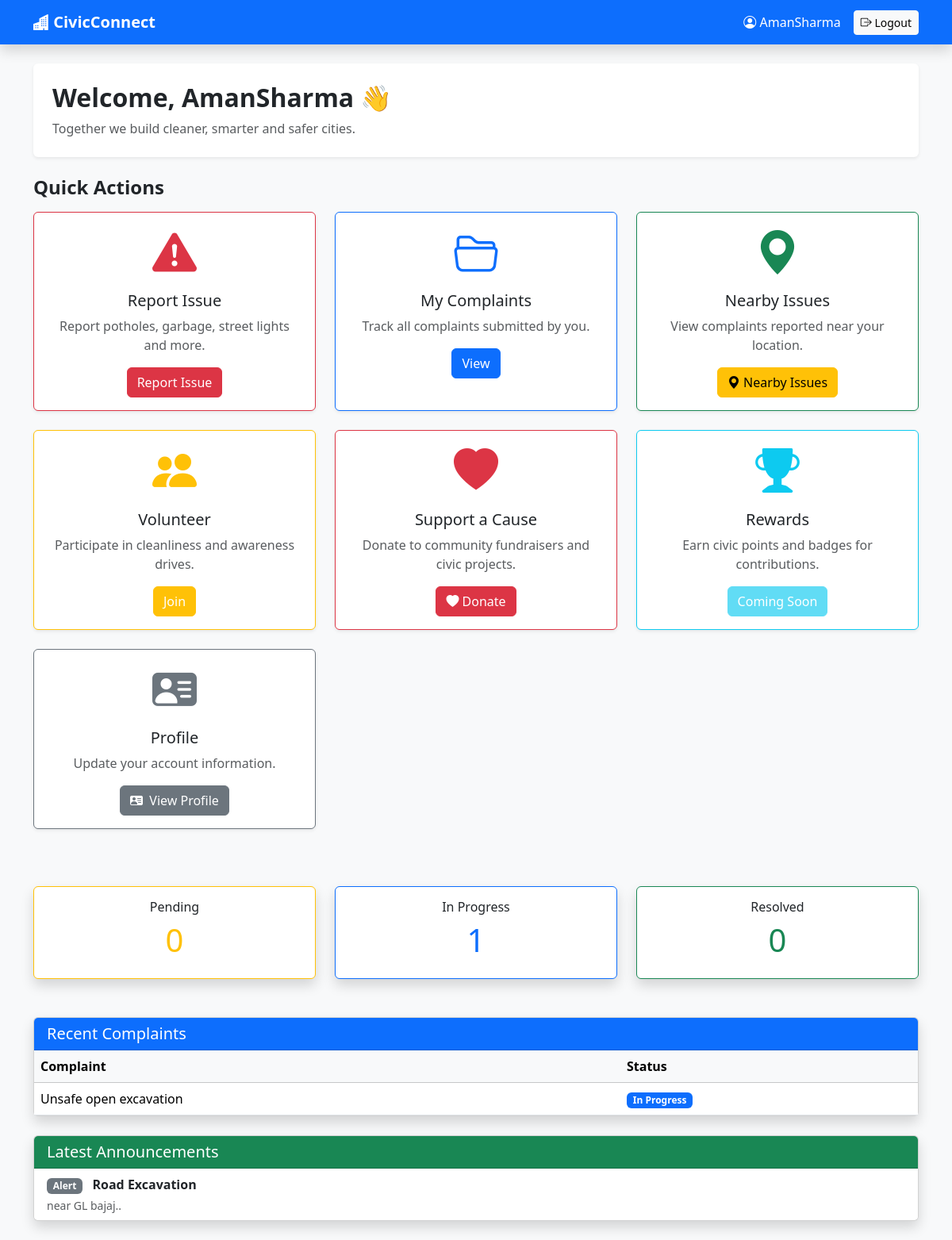
The page /dashboard (signed in) on the database its author committed.
### app.py (models this page shows)
class Complaint(db.Model):
    id = db.Column(db.Integer, primary_key=True)
    title = db.Column(db.String(150), nullable=False)
    description = db.Column(db.Text, nullable=False)
    category = db.Column(db.String(50), nullable=False)
    location = db.Column(db.String(255), nullable=False)
    latitude = db.Column(db.Float, nullable=False)
    longitude = db.Column(db.Float, nullable=False)
    image = db.Column(db.String(255))          # Before image
    status = db.Column(
        db.String(30),
        default="Pending"
    )
    citizen_id = db.Column(
        db.Integer,
        db.ForeignKey("user.id"),
        nullable=False
    )
    assigned_to = db.Column(
        db.Integer,
        db.ForeignKey("user.id"),
        nullable=True
    )
    assigned_role = db.Column(
        db.String(20),
        nullable=True
    )
    after_image = db.Column(
        db.String(255),
        nullable=True
    )
    completion_note = db.Column(
        db.Text,
        nullable=True
    )
    completed_at = db.Column(
        db.DateTime,
        nullable=True
    )
    verified = db.Column(
        db.Boolean,
        default=False
    )

class Announcement(db.Model):
    id = db.Column(db.Integer, primary_key=True)
    title = db.Column(db.String(150), nullable=False)
    message = db.Column(db.Text, nullable=False)
    category = db.Column(db.String(30), default="General")
    posted_by = db.Column(
        db.Integer,
        db.ForeignKey("user.id"),
        nullable=False
    )
    created_at = db.Column(
        db.DateTime,
        default=datetime.utcnow
    )
    author = db.relationship("User")

### app.py (the view, shortened to what this page needs)
@app.route("/dashboard")
def dashboard():
    if "logged_in" not in session:
        return redirect(url_for("landing"))
    role = session["role"]
    if role == "citizen":
        user_id = session["user_id"]
        pending = Complaint.query.filter_by(
            citizen_id=user_id,
            status="Pending"
        ).count()
        in_progress = Complaint.query.filter_by(
            citizen_id=user_id,
            status="In Progress"
        ).count()
        resolved = Complaint.query.filter_by(
            citizen_id=user_id,
            status="Completed"
        ).count()
        recent_complaints = Complaint.query.filter_by(
            citizen_id=user_id
        ).order_by(
            Complaint.id.desc()
        ).limit(5).all()
        announcements = Announcement.query.order_by(
            Announcement.id.desc()
        ).limit(5).all()
        return render_template(
            "citizen/dashboard.html",
            username=session["username"],
            pending=pending,
            in_progress=in_progress,
            resolved=resolved,
            recent_complaints=recent_complaints,
            announcements=announcements
        )
    return redirect(url_for("landing"))

### templates/citizen/dashboard.html (shortened to what this page needs)
<!DOCTYPE html>
<html lang="en">
<head>
    <link href="https://cdn.jsdelivr.net/npm/bootstrap@5.3.7/dist/css/bootstrap.min.css" rel="stylesheet">
    <link href="https://cdn.jsdelivr.net/npm/bootstrap-icons@1.11.3/font/bootstrap-icons.css" rel="stylesheet">
</head>
<body class="bg-light">
<nav class="navbar navbar-expand-lg navbar-dark bg-primary shadow">
    <div class="container">
        <a class="navbar-brand fw-bold" href="#">
            <i class="bi bi-buildings-fill"></i>
            CivicConnect
        </a>
        <div class="d-flex align-items-center text-white">
            <span class="me-3">
                <i class="bi bi-person-circle"></i>
                {{ username }}
            </span>
            <a href="{{ url_for('logout') }}" class="btn btn-light btn-sm">
    <i class="bi bi-box-arrow-right"></i>
    Logout
</a>
        </div>
    </div>
</nav>
<div class="container py-4">
    <div class="bg-white rounded shadow-sm p-4 mb-4">
        <h2 class="fw-bold">
            Welcome, {{ username }} 👋
        </h2>
        <p class="text-muted mb-0">
            Together we build cleaner, smarter and safer cities.
        </p>
    </div>
    <h4 class="mb-3 fw-bold">Quick Actions</h4>
    <div class="row g-4">
        <div class="col-lg-4 col-md-6">
            <div class="card border-danger shadow-sm h-100">
                <div class="card-body text-center">
                    <i class="bi bi-exclamation-triangle-fill text-danger display-4"></i>
                    <h5 class="mt-3">Report Issue</h5>
                    <p class="text-muted">
                        Report potholes, garbage, street lights and more.
                    </p>
                   <a href="{{ url_for('report') }}" class="btn btn-danger">
    Report Issue
</a>
                </div>
            </div>
        </div>
        <div class="col-lg-4 col-md-6">
            <div class="card border-primary shadow-sm h-100">
                <div class="card-body text-center">
                    <i class="bi bi-folder2-open display-4 text-primary"></i>
                    <h5 class="mt-3">My Complaints</h5>
                    <p class="text-muted">
                        Track all complaints submitted by you.
                    </p>
                    <a href="{{ url_for('my_complaints') }}" class="btn btn-primary">
    View
</a>
                </div>
            </div>
        </div>
        <div class="col-lg-4 col-md-6">
            <div class="card border-success shadow-sm h-100">
                <div class="card-body text-center">
                    <i class="bi bi-geo-alt-fill display-4 text-success"></i>
                    <h5 class="mt-3">Nearby Issues</h5>
                    <p class="text-muted">
                        View complaints reported near your location.
                    </p>
                    <a href="{{ url_for('nearby') }}" class="btn btn-warning">
    <i class="bi bi-geo-alt-fill"></i>
    Nearby Issues
</a>
                </div>
            </div>
        </div>
        <div class="col-lg-4 col-md-6">
            <div class="card border-warning shadow-sm h-100">
                <div class="card-body text-center">
                    <i class="bi bi-people-fill display-4 text-warning"></i>
                    <h5 class="mt-3">Volunteer</h5>
                    <p class="text-muted">
                        Participate in cleanliness and awareness drives.
                    </p>
                    <a href="{{ url_for('browse_drives') }}" class="btn btn-warning text-white">
                        Join
                    </a>
                </div>
            </div>
        </div>
        <div class="col-lg-4 col-md-6">
            <div class="card border-danger shadow-sm h-100">
                <div class="card-body text-center">
                    <i class="bi bi-heart-fill display-4 text-danger"></i>
                    <h5 class="mt-3">Support a Cause</h5>
                    <p class="text-muted">
                        Donate to community fundraisers and civic projects.
                    </p>
                    <a href="{{ url_for('fundraisers') }}" class="btn btn-danger">
                        <i class="bi bi-heart-fill"></i>
                        Donate
                    </a>
                </div>
            </div>
        </div>
        <div class="col-lg-4 col-md-6">
            <div class="card border-info shadow-sm h-100">
                <div class="card-body text-center">
                    <i class="bi bi-trophy-fill display-4 text-info"></i>
                    <h5 class="mt-3">Rewards</h5>
                    <p class="text-muted">
                        Earn civic points and badges for contributions.
                    </p>
                    <button class="btn btn-info text-white" disabled>
                        Coming Soon
                    </button>
                </div>
            </div>
        </div>
        <div class="col-lg-4 col-md-6">
            <div class="card border-secondary shadow-sm h-100">
                <div class="card-body text-center">
                    <i class="bi bi-person-vcard-fill display-4 text-secondary"></i>
                    <h5 class="mt-3">Profile</h5>
                    <p class="text-muted">
                        Update your account information.
                    </p>
                    <a
    href="{{ url_for('profile') }}"
    class="btn btn-secondary">
    <i class="bi bi-person-vcard-fill me-1"></i>
    View Profile
</a>
                </div>
            </div>
        </div>
    </div>
    <div class="row mt-5 g-4">
        <div class="col-md-4">
            <div class="card text-center border-warning shadow">
                <div class="card-body">
                    <h6>Pending</h6>
                    <h1 class="text-warning">{{ pending }}</h1>
                </div>
            </div>
        </div>
        <div class="col-md-4">
            <div class="card text-center border-primary shadow">
                <div class="card-body">
                    <h6>In Progress</h6>
                    <h1 class="text-primary">{{ in_progress }}</h1>
                </div>
            </div>
        </div>
        <div class="col-md-4">
            <div class="card text-center border-success shadow">
                <div class="card-body">
                    <h6>Resolved</h6>
                    <h1 class="text-success">{{ resolved }}</h1>
                </div>
            </div>
        </div>
    </div>
    <div class="card shadow mt-5">
        <div class="card-header bg-primary text-white">
            <h5 class="mb-0">
                Recent Complaints
            </h5>
        </div>
        <div class="table-responsive">
            <table class="table table-hover align-middle mb-0">
                <thead class="table-light">
                    <tr>
                        <th>Complaint</th>
                        <th>Status</th>
                    </tr>
                </thead>
                <tbody>
                    {% if recent_complaints %}
                    {% for complaint in recent_complaints %}
                    <tr>
                        <td>{{ complaint.title }}</td>
                        <td>
                            {% if complaint.status == "Pending" %}
                            <span class="badge bg-warning text-dark">Pending</span>
                            {% elif complaint.status == "In Progress" %}
                            <span class="badge bg-primary">In Progress</span>
                            {% elif complaint.status == "Completed" %}
                            <span class="badge bg-success">Completed</span>
                            {% else %}
                            <span class="badge bg-dark">{{ complaint.status }}</span>
                            {% endif %}
                        </td>
                    </tr>
                    {% endfor %}
                    {% else %}
                    <tr>
                        <td colspan="2" class="text-center text-muted py-4">
                            You haven't reported any issues yet.
                        </td>
                    </tr>
                    {% endif %}
                </tbody>
            </table>
        </div>
    </div>
    <div class="card shadow mt-4">
        <div class="card-header bg-success text-white">
            <h5 class="mb-0">
                Latest Announcements
            </h5>
        </div>
        <ul class="list-group list-group-flush">
            {% if announcements %}
            {% for a in announcements %}
            <li class="list-group-item">
                <span class="badge bg-secondary me-2">{{ a.category }}</span>
                <strong>{{ a.title }}</strong>
                <div class="text-muted small mt-1">{{ a.message }}</div>
            </li>
            {% endfor %}
            {% else %}
            <li class="list-group-item text-muted">
                No announcements yet. Check back soon.
            </li>
            {% endif %}
        </ul>
    </div>
</div>
</body>
</html>

### rows shown on the page
Complaint: title "Unsafe open excavation", status "In Progress"
Announcement: category "Alert", title "Road Excavation", message "near GL bajaj.."

### other values the page prints
{{ username }} "AmanSharma"
{{ pending }} "0"
{{ in_progress }} "1"
{{ resolved }} "0"
